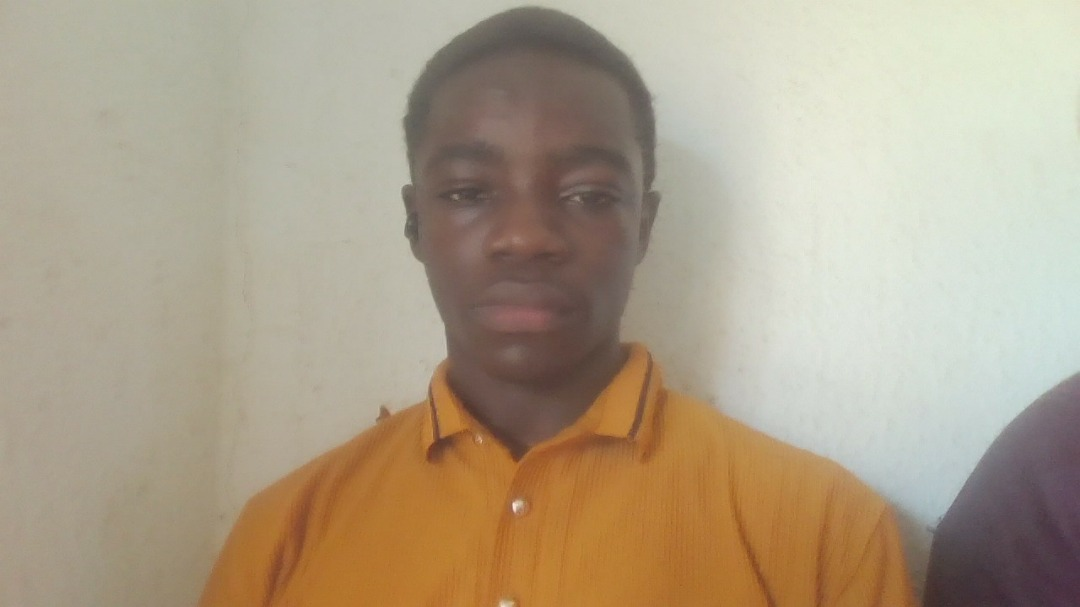
#> input picture luther.jpg, 1080 x 607 px, found by its file name
$ python picture.py
#> lines starting #> are read from the running program, lines starting #| are printed output that depends on the picture; after the words box and inside, x2 and y2 are one past the last pixel; in counts of white or black regions, pixels touching at a corner belong together
import cv2

face_haar_cascade = cv2.CascadeClassifier(cv2.data.haarcascades + 'haarcascade_frontalface_default.xml')

image = cv2.imread(r"C:\Users\Daniel Terwase Ajayi\PycharmProjects\pythonProject33\luther.jpg")
#> image is the input picture: shape (607, 1080, 3); mean B, G, R 138.2, 160.2, 174.2
image = cv2.resize(image, (600, 400))  # Resize for consistent detection
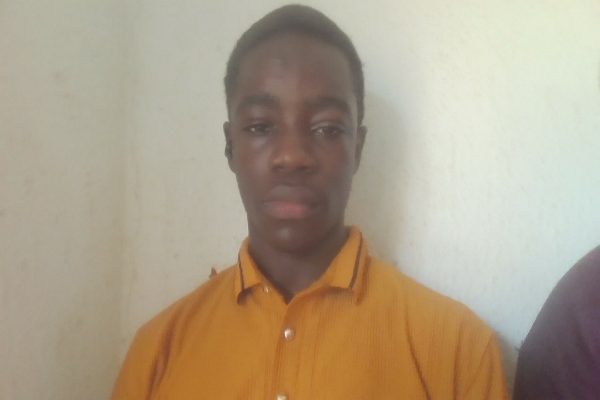
#> image: shape (400, 600, 3); mean B, G, R 138.1, 160.1, 174.1
grey = cv2.cvtColor(image, cv2.COLOR_BGR2GRAY)
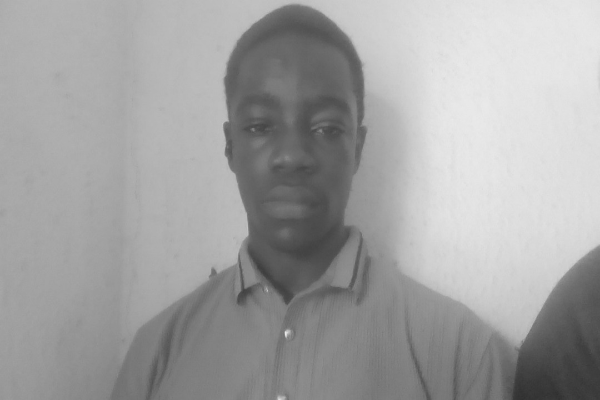
#> grey: shape (400, 600); min 47, max 234, mean 161.8

face = face_haar_cascade.detectMultiScale(grey, scaleFactor=1.05, minNeighbors=3)
#> face = [[252, 200, 68, 68], [216, 67, 154, 154]]

for (x, y, w, h) in face:
    cv2.rectangle(image, (x, y), (x + w, y + h), (0, 255, 0), 5)
#> this loop made 2 passes
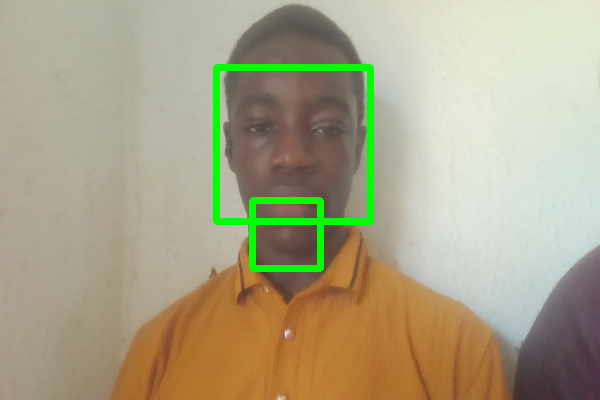
#> image: shape (400, 600, 3); 2.53% of pixels changed, all inside (x1, y1, x2, y2) = (213, 64, 374, 272)

cv2.imshow("Face", image)
cv2.waitKey(0)
cv2.destroyAllWindows()
